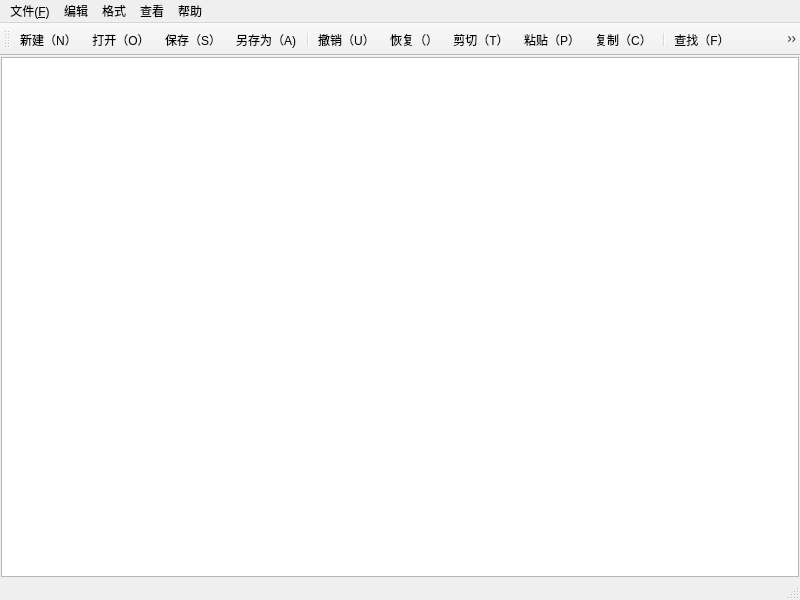
<?xml version="1.0" encoding="UTF-8"?>
<ui version="4.0">
 <class>MainWindow</class>
 <widget class="QMainWindow" name="MainWindow">
  <property name="geometry">
   <rect>
    <x>0</x>
    <y>0</y>
    <width>800</width>
    <height>600</height>
   </rect>
  </property>
  <property name="windowTitle">
   <string>MainWindow</string>
  </property>
  <widget class="QWidget" name="centralwidget">
   <layout class="QVBoxLayout" name="verticalLayout">
    <property name="spacing">
     <number>0</number>
    </property>
    <property name="leftMargin">
     <number>1</number>
    </property>
    <property name="topMargin">
     <number>1</number>
    </property>
    <property name="rightMargin">
     <number>1</number>
    </property>
    <property name="bottomMargin">
     <number>1</number>
    </property>
    <item>
     <widget class="QPlainTextEdit" name="textEdit"/>
    </item>
   </layout>
  </widget>
  <widget class="QMenuBar" name="menubar">
   <property name="geometry">
    <rect>
     <x>0</x>
     <y>0</y>
     <width>800</width>
     <height>18</height>
    </rect>
   </property>
   <widget class="QMenu" name="menu">
    <property name="title">
     <string>文件(&amp;F)</string>
    </property>
    <addaction name="actionNew"/>
    <addaction name="actionOpen"/>
    <addaction name="actionSave"/>
    <addaction name="actionSaveAs"/>
   </widget>
   <widget class="QMenu" name="menu_2">
    <property name="title">
     <string>编辑</string>
    </property>
    <addaction name="actionUndo"/>
    <addaction name="actionRedo"/>
    <addaction name="actionCut"/>
    <addaction name="actionPaste"/>
    <addaction name="actionCopy"/>
    <addaction name="separator"/>
    <addaction name="actionFind"/>
    <addaction name="actionReplace"/>
   </widget>
   <widget class="QMenu" name="menu_3">
    <property name="title">
     <string>格式</string>
    </property>
    <addaction name="actionLineWrap"/>
    <addaction name="actionShowLineNumber"/>
    <addaction name="actionFont"/>
    <addaction name="actionFontColor"/>
    <addaction name="separator"/>
    <addaction name="actionBackgroundColor"/>
    <addaction name="actionFontBackgroundColor"/>
   </widget>
   <widget class="QMenu" name="menu_4">
    <property name="title">
     <string>查看</string>
    </property>
    <addaction name="actionShowToolbar"/>
    <addaction name="actionShowStatusBar"/>
   </widget>
   <widget class="QMenu" name="menu_5">
    <property name="title">
     <string>帮助</string>
    </property>
    <addaction name="actionAbout"/>
   </widget>
   <addaction name="menu"/>
   <addaction name="menu_2"/>
   <addaction name="menu_3"/>
   <addaction name="menu_4"/>
   <addaction name="menu_5"/>
  </widget>
  <widget class="QStatusBar" name="statusbar"/>
  <widget class="QToolBar" name="toolBar">
   <property name="windowTitle">
    <string>toolBar</string>
   </property>
   <attribute name="toolBarArea">
    <enum>TopToolBarArea</enum>
   </attribute>
   <attribute name="toolBarBreak">
    <bool>false</bool>
   </attribute>
   <addaction name="actionNew"/>
   <addaction name="actionOpen"/>
   <addaction name="actionSave"/>
   <addaction name="actionSaveAs"/>
   <addaction name="separator"/>
   <addaction name="actionUndo"/>
   <addaction name="actionRedo"/>
   <addaction name="actionCut"/>
   <addaction name="actionPaste"/>
   <addaction name="actionCopy"/>
   <addaction name="separator"/>
   <addaction name="actionFind"/>
   <addaction name="actionReplace"/>
   <addaction name="separator"/>
   <addaction name="actionFont"/>
   <addaction name="actionShowLineNumber"/>
   <addaction name="separator"/>
   <addaction name="actionLineWrap"/>
   <addaction name="actionShowToolbar"/>
   <addaction name="actionShowStatusBar"/>
  </widget>
  <action name="actionNew">
   <property name="icon">
    <iconset resource="notepad.qrc">
     <normaloff>:/img/xinjian.png</normaloff>:/img/xinjian.png</iconset>
   </property>
   <property name="text">
    <string>新建（&amp;N）</string>
   </property>
   <property name="toolTip">
    <string>新建</string>
   </property>
   <property name="shortcut">
    <string>Ctrl+N</string>
   </property>
   <property name="menuRole">
    <enum>QAction::MenuRole::NoRole</enum>
   </property>
  </action>
  <action name="actionOpen">
   <property name="icon">
    <iconset resource="notepad.qrc">
     <normaloff>:/img/dakai.png</normaloff>:/img/dakai.png</iconset>
   </property>
   <property name="text">
    <string>打开（&amp;O）</string>
   </property>
   <property name="toolTip">
    <string>打开</string>
   </property>
   <property name="shortcut">
    <string>Ctrl+O</string>
   </property>
   <property name="menuRole">
    <enum>QAction::MenuRole::NoRole</enum>
   </property>
  </action>
  <action name="actionSave">
   <property name="icon">
    <iconset resource="notepad.qrc">
     <normaloff>:/img/baocun.png</normaloff>:/img/baocun.png</iconset>
   </property>
   <property name="text">
    <string>保存（&amp;S）</string>
   </property>
   <property name="toolTip">
    <string>保存</string>
   </property>
   <property name="shortcut">
    <string>Ctrl+S</string>
   </property>
   <property name="menuRole">
    <enum>QAction::MenuRole::NoRole</enum>
   </property>
  </action>
  <action name="actionSaveAs">
   <property name="icon">
    <iconset resource="notepad.qrc">
     <normaloff>:/img/lingcunwei.png</normaloff>:/img/lingcunwei.png</iconset>
   </property>
   <property name="text">
    <string>另存为（&amp;A)</string>
   </property>
   <property name="toolTip">
    <string>另存为</string>
   </property>
   <property name="menuRole">
    <enum>QAction::MenuRole::NoRole</enum>
   </property>
  </action>
  <action name="actionExit">
   <property name="icon">
    <iconset resource="notepad.qrc">
     <normaloff>:/img/tuichu.png</normaloff>:/img/tuichu.png</iconset>
   </property>
   <property name="text">
    <string>退出（&amp;X）</string>
   </property>
   <property name="toolTip">
    <string>退出</string>
   </property>
   <property name="menuRole">
    <enum>QAction::MenuRole::NoRole</enum>
   </property>
  </action>
  <action name="actionUndo">
   <property name="icon">
    <iconset resource="notepad.qrc">
     <normaloff>:/img/chexiao.png</normaloff>:/img/chexiao.png</iconset>
   </property>
   <property name="text">
    <string>撤销（&amp;U）</string>
   </property>
   <property name="toolTip">
    <string>撤销</string>
   </property>
   <property name="shortcut">
    <string>Ctrl+Z</string>
   </property>
   <property name="menuRole">
    <enum>QAction::MenuRole::NoRole</enum>
   </property>
  </action>
  <action name="actionCut">
   <property name="icon">
    <iconset resource="notepad.qrc">
     <normaloff>:/img/jianqie.png</normaloff>:/img/jianqie.png</iconset>
   </property>
   <property name="text">
    <string>剪切（&amp;T）</string>
   </property>
   <property name="toolTip">
    <string>剪切</string>
   </property>
   <property name="shortcut">
    <string>Ctrl+X</string>
   </property>
   <property name="menuRole">
    <enum>QAction::MenuRole::NoRole</enum>
   </property>
  </action>
  <action name="actionCopy">
   <property name="icon">
    <iconset resource="notepad.qrc">
     <normaloff>:/img/fuzhi.png</normaloff>:/img/fuzhi.png</iconset>
   </property>
   <property name="text">
    <string>复制（&amp;C）</string>
   </property>
   <property name="toolTip">
    <string>复制</string>
   </property>
   <property name="shortcut">
    <string>Ctrl+C</string>
   </property>
   <property name="menuRole">
    <enum>QAction::MenuRole::NoRole</enum>
   </property>
  </action>
  <action name="actionPaste">
   <property name="icon">
    <iconset resource="notepad.qrc">
     <normaloff>:/img/niantie.png</normaloff>:/img/niantie.png</iconset>
   </property>
   <property name="text">
    <string>粘贴（&amp;P）</string>
   </property>
   <property name="toolTip">
    <string>粘贴</string>
   </property>
   <property name="shortcut">
    <string>Ctrl+V</string>
   </property>
   <property name="menuRole">
    <enum>QAction::MenuRole::NoRole</enum>
   </property>
  </action>
  <action name="actionFind">
   <property name="icon">
    <iconset resource="notepad.qrc">
     <normaloff>:/img/chazhao.png</normaloff>:/img/chazhao.png</iconset>
   </property>
   <property name="text">
    <string>查找（&amp;F）</string>
   </property>
   <property name="toolTip">
    <string>查找</string>
   </property>
   <property name="shortcut">
    <string>Ctrl+F</string>
   </property>
   <property name="menuRole">
    <enum>QAction::MenuRole::NoRole</enum>
   </property>
  </action>
  <action name="actionReplace">
   <property name="icon">
    <iconset resource="notepad.qrc">
     <normaloff>:/img/tihuan.png</normaloff>:/img/tihuan.png</iconset>
   </property>
   <property name="text">
    <string>替换（&amp;R）</string>
   </property>
   <property name="toolTip">
    <string>替换</string>
   </property>
   <property name="shortcut">
    <string>Ctrl+H</string>
   </property>
   <property name="menuRole">
    <enum>QAction::MenuRole::NoRole</enum>
   </property>
  </action>
  <action name="actionFont">
   <property name="icon">
    <iconset resource="notepad.qrc">
     <normaloff>:/img/ziti.png</normaloff>:/img/ziti.png</iconset>
   </property>
   <property name="text">
    <string>字体（&amp;F）</string>
   </property>
   <property name="toolTip">
    <string>字体</string>
   </property>
   <property name="menuRole">
    <enum>QAction::MenuRole::NoRole</enum>
   </property>
  </action>
  <action name="actionWordWrap">
   <property name="icon">
    <iconset resource="notepad.qrc">
     <normaloff>:/img/zidonghuanhan.png</normaloff>:/img/zidonghuanhan.png</iconset>
   </property>
   <property name="text">
    <string>自动换行（&amp;W）</string>
   </property>
   <property name="toolTip">
    <string>自动换行</string>
   </property>
   <property name="menuRole">
    <enum>QAction::MenuRole::NoRole</enum>
   </property>
  </action>
  <action name="actionShowToolbar">
   <property name="icon">
    <iconset resource="notepad.qrc">
     <normaloff>:/img/gongjulan.png</normaloff>:/img/gongjulan.png</iconset>
   </property>
   <property name="text">
    <string>工具栏（&amp;T）</string>
   </property>
   <property name="toolTip">
    <string>工具栏</string>
   </property>
   <property name="menuRole">
    <enum>QAction::MenuRole::NoRole</enum>
   </property>
  </action>
  <action name="actionShowStatusBar">
   <property name="icon">
    <iconset resource="notepad.qrc">
     <normaloff>:/img/zhuantailan.png</normaloff>:/img/zhuantailan.png</iconset>
   </property>
   <property name="text">
    <string>状态栏（&amp;S）</string>
   </property>
   <property name="toolTip">
    <string>状态栏</string>
   </property>
   <property name="menuRole">
    <enum>QAction::MenuRole::NoRole</enum>
   </property>
  </action>
  <action name="actionRedo">
   <property name="icon">
    <iconset resource="notepad.qrc">
     <normaloff>:/img/huifu.png</normaloff>:/img/huifu.png</iconset>
   </property>
   <property name="text">
    <string>恢复（&amp;）</string>
   </property>
   <property name="toolTip">
    <string>恢复</string>
   </property>
   <property name="shortcut">
    <string>Ctrl+Shift+Z</string>
   </property>
   <property name="menuRole">
    <enum>QAction::MenuRole::NoRole</enum>
   </property>
  </action>
  <action name="actionSelectAll">
   <property name="icon">
    <iconset resource="notepad.qrc">
     <normaloff>:/img/quanxuan.png</normaloff>:/img/quanxuan.png</iconset>
   </property>
   <property name="text">
    <string>全选（&amp;A）</string>
   </property>
   <property name="toolTip">
    <string>全选</string>
   </property>
   <property name="shortcut">
    <string>Ctrl+V</string>
   </property>
   <property name="menuRole">
    <enum>QAction::MenuRole::NoRole</enum>
   </property>
  </action>
  <action name="actionShowLineNumber">
   <property name="icon">
    <iconset resource="notepad.qrc">
     <normaloff>:/img/xianshihanghao.png</normaloff>:/img/xianshihanghao.png</iconset>
   </property>
   <property name="text">
    <string>显示行号（&amp;L）</string>
   </property>
   <property name="toolTip">
    <string>显示行号</string>
   </property>
   <property name="menuRole">
    <enum>QAction::MenuRole::NoRole</enum>
   </property>
  </action>
  <action name="actionLineWrap">
   <property name="checkable">
    <bool>true</bool>
   </property>
   <property name="icon">
    <iconset resource="notepad.qrc">
     <normaloff>:/img/zidonghuanhang.png</normaloff>:/img/zidonghuanhang.png</iconset>
   </property>
   <property name="text">
    <string>自动换行（&amp;W）</string>
   </property>
   <property name="toolTip">
    <string>自动换行</string>
   </property>
   <property name="menuRole">
    <enum>QAction::MenuRole::NoRole</enum>
   </property>
  </action>
  <action name="actionAbout">
   <property name="text">
    <string>关于</string>
   </property>
   <property name="toolTip">
    <string>关于</string>
   </property>
   <property name="menuRole">
    <enum>QAction::MenuRole::NoRole</enum>
   </property>
  </action>
  <action name="actionFontColor">
   <property name="text">
    <string>字体颜色</string>
   </property>
   <property name="toolTip">
    <string>设置字体颜色</string>
   </property>
   <property name="menuRole">
    <enum>QAction::MenuRole::NoRole</enum>
   </property>
  </action>
  <action name="actionBackgroundColor">
   <property name="text">
    <string>编辑器背景颜色</string>
   </property>
   <property name="toolTip">
    <string>设置背景颜色</string>
   </property>
   <property name="menuRole">
    <enum>QAction::MenuRole::NoRole</enum>
   </property>
  </action>
  <action name="actionFontBackgroundColor">
   <property name="text">
    <string>字体背景色</string>
   </property>
   <property name="toolTip">
    <string>设置字体背景色</string>
   </property>
   <property name="menuRole">
    <enum>QAction::MenuRole::NoRole</enum>
   </property>
  </action>
 </widget>
 <resources>
  <include location="notepad.qrc"/>
 </resources>
 <connections/>
</ui>
